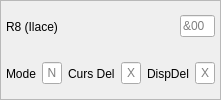
          <widget class="QFrame" name="r8">
           <property name="sizePolicy">
            <sizepolicy hsizetype="Preferred" vsizetype="Preferred">
             <horstretch>0</horstretch>
             <verstretch>0</verstretch>
            </sizepolicy>
           </property>
           <property name="frameShape">
            <enum>QFrame::StyledPanel</enum>
           </property>
           <layout class="QVBoxLayout" name="verticalLayout_11">
            <property name="spacing">
             <number>-1</number>
            </property>
            <property name="leftMargin">
             <number>5</number>
            </property>
            <property name="topMargin">
             <number>5</number>
            </property>
            <property name="rightMargin">
             <number>5</number>
            </property>
            <property name="bottomMargin">
             <number>5</number>
            </property>
            <item>
             <widget class="QWidget" name="r8_value" native="true">
              <layout class="QHBoxLayout" name="horizontalLayout_4">
               <property name="leftMargin">
                <number>0</number>
               </property>
               <property name="topMargin">
                <number>0</number>
               </property>
               <property name="rightMargin">
                <number>0</number>
               </property>
               <property name="bottomMargin">
                <number>0</number>
               </property>
               <item>
                <widget class="QLabel" name="lbl_r8">
                 <property name="text">
                  <string>R8 (Ilace)</string>
                 </property>
                </widget>
               </item>
               <item>
                <widget class="QLineEdit" name="txt_r8">
                 <property name="sizePolicy">
                  <sizepolicy hsizetype="Fixed" vsizetype="Fixed">
                   <horstretch>0</horstretch>
                   <verstretch>0</verstretch>
                  </sizepolicy>
                 </property>
                 <property name="minimumSize">
                  <size>
                   <width>30</width>
                   <height>0</height>
                  </size>
                 </property>
                 <property name="maximumSize">
                  <size>
                   <width>35</width>
                   <height>16777215</height>
                  </size>
                 </property>
                 <property name="baseSize">
                  <size>
                   <width>50</width>
                   <height>0</height>
                  </size>
                 </property>
                 <property name="inputMask">
                  <string notr="true"/>
                 </property>
                 <property name="maxLength">
                  <number>3</number>
                 </property>
                 <property name="placeholderText">
                  <string>&amp;00</string>
                 </property>
                </widget>
               </item>
              </layout>
             </widget>
            </item>
            <item>
             <widget class="QWidget" name="r8_breakout" native="true">
              <property name="sizePolicy">
               <sizepolicy hsizetype="Fixed" vsizetype="Preferred">
                <horstretch>0</horstretch>
                <verstretch>0</verstretch>
               </sizepolicy>
              </property>
              <layout class="QHBoxLayout" name="horizontalLayout_14">
               <property name="leftMargin">
                <number>0</number>
               </property>
               <property name="topMargin">
                <number>0</number>
               </property>
               <property name="rightMargin">
                <number>0</number>
               </property>
               <property name="bottomMargin">
                <number>0</number>
               </property>
               <item>
                <widget class="QLabel" name="lbl_r8_mode">
                 <property name="text">
                  <string>Mode</string>
                 </property>
                </widget>
               </item>
               <item>
                <widget class="QLineEdit" name="txt_r8_mode">
                 <property name="sizePolicy">
                  <sizepolicy hsizetype="Fixed" vsizetype="Fixed">
                   <horstretch>0</horstretch>
                   <verstretch>0</verstretch>
                  </sizepolicy>
                 </property>
                 <property name="minimumSize">
                  <size>
                   <width>20</width>
                   <height>0</height>
                  </size>
                 </property>
                 <property name="maximumSize">
                  <size>
                   <width>20</width>
                   <height>16777215</height>
                  </size>
                 </property>
                 <property name="maxLength">
                  <number>1</number>
                 </property>
                 <property name="alignment">
                  <set>Qt::AlignCenter</set>
                 </property>
                 <property name="placeholderText">
                  <string>N</string>
                 </property>
                </widget>
               </item>
               <item>
                <widget class="QLabel" name="lbl_r8_curs_delay">
                 <property name="text">
                  <string>Curs Del</string>
                 </property>
                </widget>
               </item>
               <item>
                <widget class="QLineEdit" name="txt_r8_curs_delay">
                 <property name="sizePolicy">
                  <sizepolicy hsizetype="Fixed" vsizetype="Fixed">
                   <horstretch>0</horstretch>
                   <verstretch>0</verstretch>
                  </sizepolicy>
                 </property>
                 <property name="minimumSize">
                  <size>
                   <width>20</width>
                   <height>0</height>
                  </size>
                 </property>
                 <property name="maximumSize">
                  <size>
                   <width>20</width>
                   <height>16777215</height>
                  </size>
                 </property>
                 <property name="acceptDrops">
                  <bool>false</bool>
                 </property>
                 <property name="maxLength">
                  <number>1</number>
                 </property>
                 <property name="alignment">
                  <set>Qt::AlignCenter</set>
                 </property>
                 <property name="placeholderText">
                  <string>X</string>
                 </property>
                </widget>
               </item>
               <item>
                <widget class="QLabel" name="lbl_r8_disp_delay_2">
                 <property name="text">
                  <string>DispDel</string>
                 </property>
                </widget>
               </item>
               <item>
                <widget class="QLineEdit" name="txt_r8_disp_delay">
                 <property name="sizePolicy">
                  <sizepolicy hsizetype="Fixed" vsizetype="Fixed">
                   <horstretch>0</horstretch>
                   <verstretch>0</verstretch>
                  </sizepolicy>
                 </property>
                 <property name="minimumSize">
                  <size>
                   <width>20</width>
                   <height>0</height>
                  </size>
                 </property>
                 <property name="maximumSize">
                  <size>
                   <width>20</width>
                   <height>16777215</height>
                  </size>
                 </property>
                 <property name="maxLength">
                  <number>1</number>
                 </property>
                 <property name="alignment">
                  <set>Qt::AlignCenter</set>
                 </property>
                 <property name="placeholderText">
                  <string>X</string>
                 </property>
                </widget>
               </item>
              </layout>
             </widget>
            </item>
           </layout>
          </widget>
